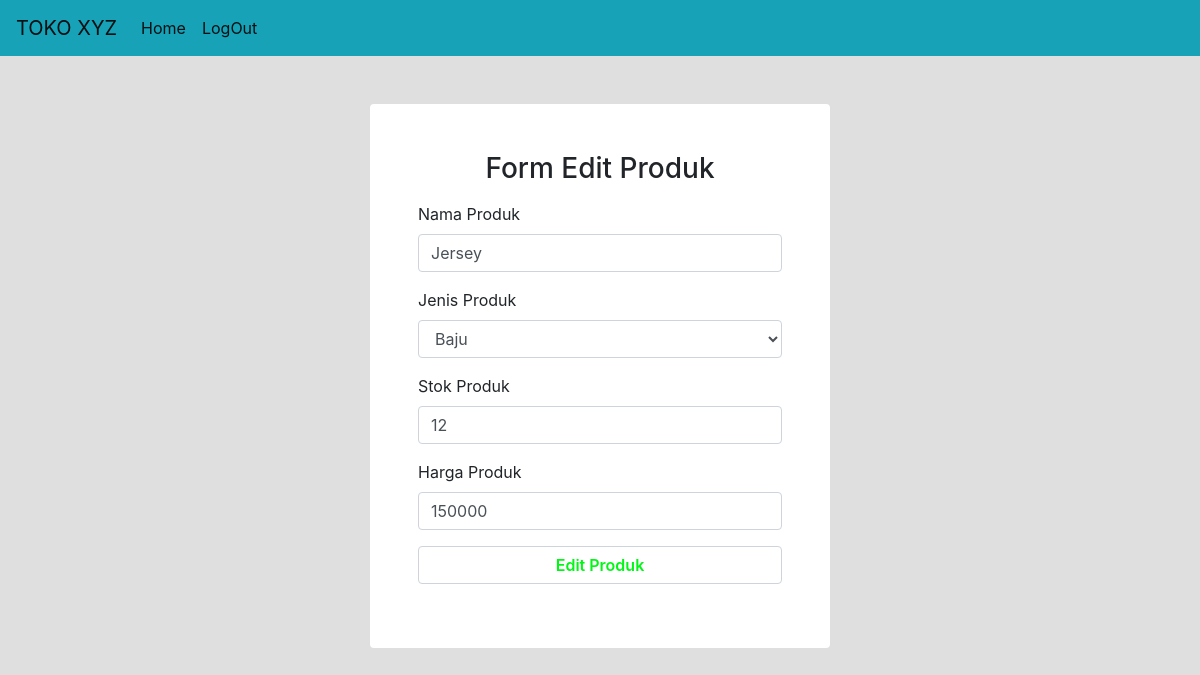
Screenshot of /edit.php?p=6 (signed in) with the database file from the repository.
### tables this page shows
CREATE TABLE `produk` (
  `id` int(11) NOT NULL,
  `nama_produk` varchar(255) NOT NULL,
  `jenis` int(11) NOT NULL,
  `gambar` varchar(20) NOT NULL,
  `stok` int(11) NOT NULL,
  `harga` int(11) NOT NULL,
  `hapus` varchar(6) NOT NULL
);

CREATE TABLE `jenis_produk` (
  `id` int(11) NOT NULL,
  `nama` varchar(255) NOT NULL
);

### edit.php (the view, shortened to what this page needs)
<!DOCTYPE html>
<html lang="en">
<head>
    <link rel="stylesheet" href="https://maxcdn.bootstrapcdn.com/bootstrap/4.0.0/css/bootstrap.min.css">
    <link rel="stylesheet" href="assets/css/main.css">
</head>
<body>
    <nav class="navbar navbar-expand-lg navbar-light bg-info">
        <a class="navbar-brand" href="index.php">TOKO XYZ</a>
        <div class="collapse navbar-collapse" id="navbarSupportedContent">
            <ul class="navbar-nav mr-auto">
                <li class="nav-item active">
                    <a class="nav-link" href="index.php">Home <span class="sr-only">(current)</span></a>
                </li>
                <li class="nav-item active">
                    <a class="nav-link" href="logout.php">LogOut <span class="sr-only">(current)</span></a>
                </li>
            </ul>
        </div>
    </nav>
    <div class="row justify-content-center m-5">
            <form action="" method="POST" class="col-md-5 container-login p-5 rounded">
                <div class="form-group">
                    <h3 class="text-center">Form Edit Produk</h3>
                </div>
                    <?php
                        require_once("config.php");
                        $param = $_GET['p'];
                        $query = $config->query("SELECT * FROM produk WHERE id='$param'");
                        $data = $query->fetch_assoc();
                    ?>
                <div class="form-group">
                    <label for=""> Nama Produk</label>
                    <input class="form-control" type="text" value="<?php echo $data['nama_produk']?>" name="nama_produk" placeholder="Input Nama Produk">
                </div>
                <div class="form-group">
                    <label for=""> Jenis Produk</label>
                    <select class="form-control" name="jenis"  selected="<?php echo $data['jenis']?>" aria-label="Default select example">
                        <?php
                            $query2 = $config->query("SELECT * FROM jenis_produk");
                            while ($data2 = $query2->fetch_assoc()) {?>
                                <option <?php if ($data['jenis'] == $data2['id']){echo "selected";}?> value="<?php echo $data2['id']?>"><?php echo $data2['nama']?></option>
                            <?php } ?>
                    </select>
                </div>
                <div class="form-group">
                    <label for=""> Stok Produk</label>
                    <input class="form-control" type="number" value="<?php echo $data['stok']?>" name="stok" placeholder="Input Stok Produk">
                </div>
                <div class="form-group">
                    <label for=""> Harga Produk</label>
                    <input class="form-control" type="number" value="<?php echo $data['harga']?>" name="harga" placeholder="Input Harga Produk">
                </div>
                <div class="form-group">
                    <button class="form-control c-green" name="edit_produk" type="submit">Edit Produk</button>
                </div>
            </form>
        </div>
</body>
</html>

### assets/css/main.css (style rules this page uses)
body { background-color: rgb(223, 223, 223); }
.container-login { width: 500px; background-color: rgb(255, 255, 255); }
.c-green { color: rgb(0, 247, 21); font-weight: 600; }

### rows the page displays
produk: nama_produk "Jersey", jenis "Baju", stok "12", harga "150000"
